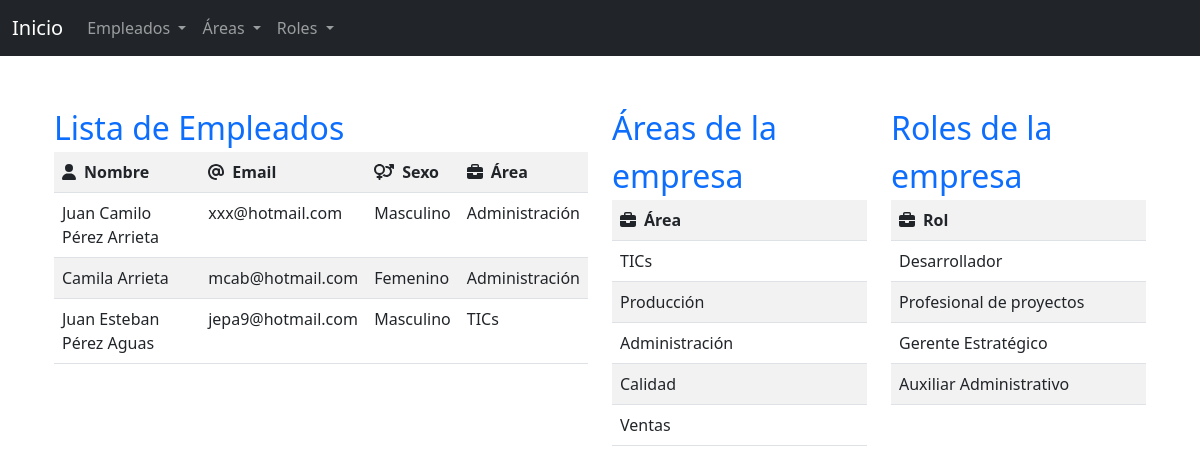
Page /Views/dashboard.php on the committed database.
### tables this page shows
CREATE TABLE `empleados` (
  `id` int(11) NOT NULL COMMENT 'Identificador del empleado',
  `nombre` varchar(255) NOT NULL COMMENT 'Nombre completo del empleado',
  `email` varchar(255) NOT NULL COMMENT 'Coorreo electrónico del empleado',
  `sexo` char(11) NOT NULL COMMENT 'M: Masculino, F: Femenino',
  `area_id` int(11) NOT NULL COMMENT 'Área de la empresa a la que pertenece el empleado',
  `boletin` int(11) NOT NULL COMMENT '1: Recibir boletín, 0: No recibir boletín',
  `descripcion` text NOT NULL COMMENT 'Experiencia del empleado'
);

CREATE TABLE `areas` (
  `id` int(11) NOT NULL COMMENT 'Identificador del área',
  `nombre` varchar(255) NOT NULL COMMENT 'Nombre del área de la empresa'
);

CREATE TABLE `roles` (
  `id` int(11) NOT NULL COMMENT 'Identificador del rol',
  `nombre` varchar(255) NOT NULL COMMENT 'Nombre del rol'
);

### Controllers/EmpleadoController.php (called while the page is built, shortened)
<?php
    class EmpleadoController {
        private $pdo;
        public function __construct($pdo) {
            $this->pdo = $pdo;
        }
        public function index($limite=null) {
            $limites = $limite ? "LIMIT $limite" : "";
            $stmt = $this->pdo->query("SELECT e.id, e.nombre, e.email, CASE WHEN e.sexo = 'M' THEN 'Masculino' WHEN e.sexo = 'F' THEN 'Femenino' END AS sexo, a.nombre area, CASE WHEN e.boletin = 0 THEN 'No' WHEN e.boletin = 1 THEN 'Si' END AS boletin, e.descripcion FROM empleados e INNER JOIN areas a ON e.area_id = a.id  ORDER BY id DESC $limites");
            return $stmt->fetchAll();
        }
    }
?>

### Controllers/AreasController.php (called while the page is built, shortened)
<?php
    class AreasController {
        private $pdo;
        public function __construct($pdo) {
            $this->pdo = $pdo;
        }
        public function list($limite=null) {
            $limites = $limite ? "LIMIT $limite" : "";
            $stmt = $this->pdo->query("SELECT * FROM areas ORDER BY id DESC $limites");
            return $stmt->fetchAll();
        }
    }
?>

### Controllers/RolesController.php (called while the page is built, shortened)
<?php
    class RolesController {
        private $pdo;
        public function __construct($pdo) {
            $this->pdo = $pdo;
        }
        public function list($limite=null) {
            $limites = $limite ? "LIMIT $limite" : "";
            $stmt = $this->pdo->query("SELECT * FROM roles ORDER BY id DESC $limites");
            return $stmt->fetchAll();
        }
    }
?>

### Views/dashboard.php (the view)
<?php
    $title = "Dashboard";
    include'../Components/Head.php';
    require_once'../Configs/Config.php';
    require_once'../Controllers/EmpleadoController.php';
    require_once'../Controllers/AreasController.php';
    require_once'../Controllers/RolesController.php';
    $empleadosController = new EmpleadoController($pdo);
    $empleados = $empleadosController->index(10);
    $areasController = new AreasController($pdo);
    $areas = $areasController->list(10);
    $rolesController = new RolesController($pdo);
    $roles = $rolesController->list(10);
?>
    <div class="container mt-5">
        <div class="row">
            <div class="col-6">
                <a href="Empleados/Index.php" style="text-decoration: none; font-size: xx-large;">Lista de Empleados</a>
                <table class="table table-striped">
                    <tr>
                        <th><i class="fa-solid fa-user pe-2"></i>Nombre</th>
                        <th><i class="fa-solid fa-at pe-2"></i>Email</th>
                        <th><i class="fa-solid fa-venus-mars pe-2"></i>Sexo</th>
                        <th><i class="fa-solid fa-briefcase pe-2"></i>Área</th>
                    </tr>
                    <?php foreach ($empleados as $empleado): ?>
                        <tr>
                            <td><?php echo $empleado['nombre']; ?></td>
                            <td><?php echo $empleado['email']; ?></td>
                            <td><?php echo $empleado['sexo']; ?></td>
                            <td><?php echo $empleado['area']; ?></td>
                        </tr>
                    <?php endforeach; ?>
                </table>
            </div>
            <div class="col-3">
                <a href="Areas/Index.php" style="text-decoration: none; font-size: xx-large;">Áreas de la empresa</a>
                <table class="table table-striped">
                    <tr>
                        <th><i class="fa-solid fa-briefcase pe-2"></i>Área</th>
                    </tr>
                    <?php foreach ($areas as $area): ?>
                        <tr>
                            <td><?php echo $area['nombre']; ?></td>
                        </tr>
                    <?php endforeach; ?>
                </table>
            </div>
            <div class="col-3">
                <a href="Roles/Index.php" style="text-decoration: none; font-size: xx-large;">Roles de la empresa</a>
                <table class="table table-striped">
                    <tr>
                        <th><i class="fa-solid fa-briefcase pe-2"></i>Rol</th>
                    </tr>
                    <?php foreach ($roles as $rol): ?>
                        <tr>
                            <td><?php echo $rol['nombre']; ?></td>
                        </tr>
                    <?php endforeach; ?>
                </table>
            </div>
        </div>
    </div>
<?php include '../Components/BodyHtml.php'; ?>

### Components/Head.php (shortened to what this page needs)
<!DOCTYPE html>
<html lang="es">
    <head>
        <link rel="stylesheet" href="https://cdn.jsdelivr.net/npm/bootstrap@5.3.0/dist/css/bootstrap.min.css" />
        <link rel="stylesheet" href="https://cdnjs.cloudflare.com/ajax/libs/font-awesome/6.7.2/css/all.min.css" />
    </head>
    <body>
        <nav class="navbar navbar-expand-lg bg-dark" data-bs-theme="dark">
            <div class="container-fluid">
                <a class="navbar-brand" href="<?php echo $title == 'Dashboard' ? '..' : '../../' ?>">Inicio</a>
                <div class="collapse navbar-collapse" id="navbarNavAltMarkup">
                <div class="navbar-nav">
                    <li class="nav-item dropdown">
                        <a class="nav-link dropdown-toggle" href="#" role="button" data-bs-toggle="dropdown" aria-expanded="false">
                            Empleados
                        </a>
                    </li>
                    <li class="nav-item dropdown">
                        <a class="nav-link dropdown-toggle" href="#" role="button" data-bs-toggle="dropdown" aria-expanded="false">
                            Áreas
                        </a>
                    </li>
                    <li class="nav-item dropdown">
                        <a class="nav-link dropdown-toggle" href="#" role="button" data-bs-toggle="dropdown" aria-expanded="false">
                            Roles
                        </a>
                    </li>
                </div>
                </div>
            </div>
        </nav>
        <div class="container">

### Components/BodyHtml.php (shortened to what this page needs)
            </div>
    </body>
</html>

### rows in the picture
empleados: nombre "Juan Camilo Pérez Arrieta", email "xxx@hotmail.com", sexo "Masculino", area.nombre "Administración"
empleados: nombre "Camila Arrieta", email "mcab@hotmail.com", sexo "Femenino", area.nombre "Administración"
empleados: nombre "Juan Esteban Pérez Aguas", email "jepa9@hotmail.com", sexo "Masculino", area.nombre "TICs"
areas: nombre "TICs"
areas: nombre "Producción"
areas: nombre "Administración"
areas: nombre "Calidad"
areas: nombre "Ventas"
roles: nombre "Desarrollador"
roles: nombre "Profesional de proyectos"
roles: nombre "Gerente Estratégico"
roles: nombre "Auxiliar Administrativo"
